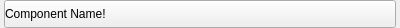
<?xml version="1.0" encoding="UTF-8"?>
<ui version="4.0">
 <class>componentToolboxElement</class>
 <widget class="QWidget" name="componentToolboxElement">
  <property name="geometry">
   <rect>
    <x>0</x>
    <y>0</y>
    <width>400</width>
    <height>28</height>
   </rect>
  </property>
  <property name="sizePolicy">
   <sizepolicy hsizetype="MinimumExpanding" vsizetype="MinimumExpanding">
    <horstretch>0</horstretch>
    <verstretch>0</verstretch>
   </sizepolicy>
  </property>
  <property name="windowTitle">
   <string>Form</string>
  </property>
  <layout class="QHBoxLayout" name="horizontalLayout">
   <property name="spacing">
    <number>0</number>
   </property>
   <property name="leftMargin">
    <number>4</number>
   </property>
   <property name="topMargin">
    <number>0</number>
   </property>
   <property name="rightMargin">
    <number>4</number>
   </property>
   <property name="bottomMargin">
    <number>0</number>
   </property>
   <item>
    <widget class="QPushButton" name="pushButton">
     <property name="sizePolicy">
      <sizepolicy hsizetype="MinimumExpanding" vsizetype="MinimumExpanding">
       <horstretch>0</horstretch>
       <verstretch>0</verstretch>
      </sizepolicy>
     </property>
     <property name="styleSheet">
      <string notr="true">QPushButton {text-align: left;}</string>
     </property>
     <property name="text">
      <string>Component Name!</string>
     </property>
    </widget>
   </item>
  </layout>
 </widget>
 <resources/>
 <connections/>
</ui>
